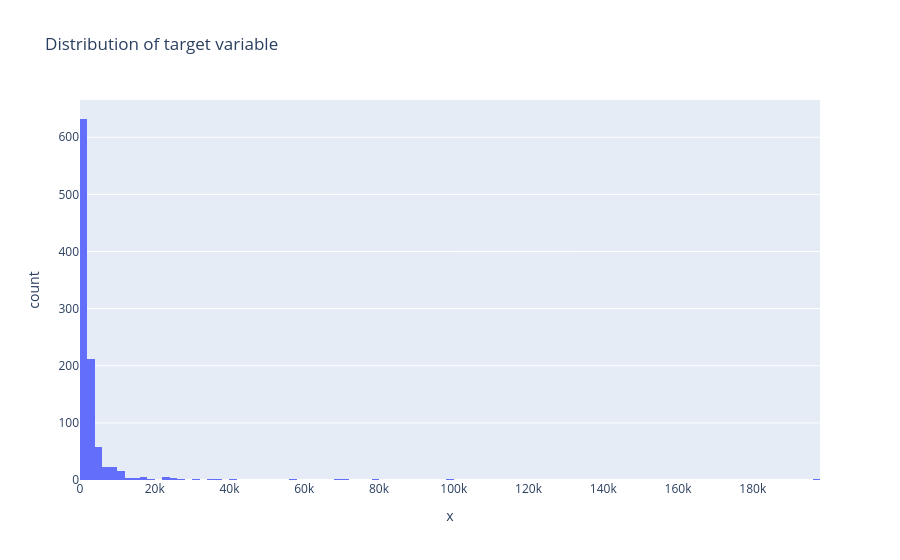

Notebook source saved alongside this figure:
### Markdown cell above
2. Display a graph with the distribution of the variable shares, what can you conclude from this graph?

### Code cell
fig = px.histogram(x = data['shares'], nbins = 120, title = "Distribution of target variable")
fig.show()

### Figure 1 — Plotly figure (JSON) as saved in the notebook; plotly's stock layout.template omitted (floating-point values rounded to 4 significant figures; data arrays with more than 128 entries replaced by an {"elided": "..."} marker saying what was removed)
{"data": [{"alignmentgroup": "True", "bingroup": "x", "hovertemplate": "x=%{x}<br>count=%{y}<extra></extra>", "legendgroup": "", "marker": {"color": "#636efa", "pattern": {"shape": ""}}, "name": "", "nbinsx": 120, "offsetgroup": "", "orientation": "v", "showlegend": false, "type": "histogram", "x": {"elided": "1000 int values"}, "xaxis": "x", "yaxis": "y"}], "layout": {"barmode": "relative", "legend": {"tracegroupgap": 0}, "title": {"text": "Distribution of target variable"}, "xaxis": {"anchor": "y", "domain": [0, 1], "title": {"text": "x"}}, "yaxis": {"anchor": "x", "domain": [0, 1], "title": {"text": "count"}}}}
